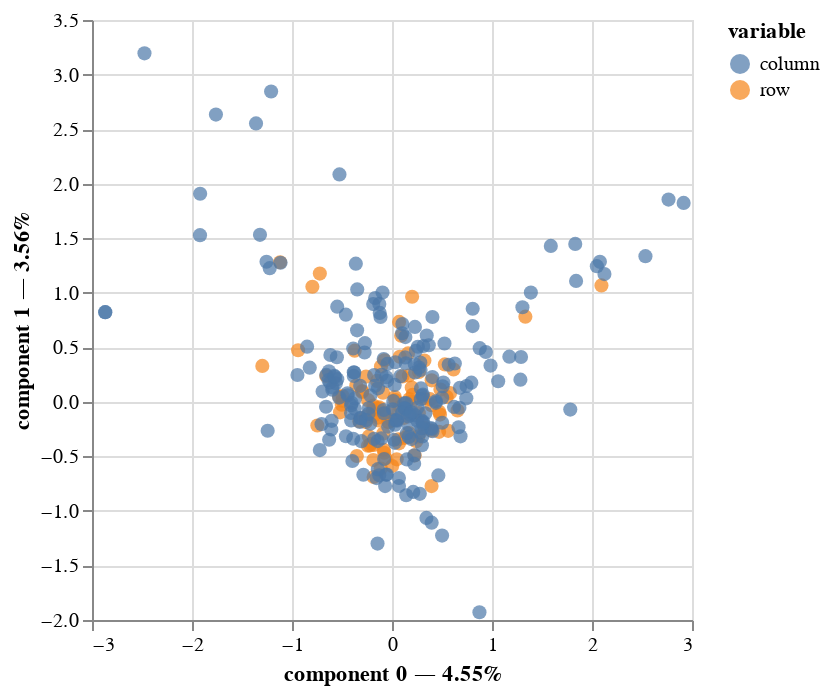

Notebook code cell kept with this figure:
### Markdown cell above
# Análisis de correspondencia múltiple

### Code cell
# https://maxhalford.github.io/prince/ca/

# https://maxhalford.github.io/prince/mca/

X = df[categorical_features[1:]]

# Realizar el análisis de correspondencia múltiple
mca = prince.MCA(
    n_components=2,  # Número de componentes principales a extraer
    n_iter=3,  # Número de iteraciones de la alternancia de mínimos cuadrados
    copy=True,
    check_input=True,
    engine='sklearn',
    random_state=42  # Semilla para reproducibilidad
)

# Ajustar el MCA al conjunto de datos
mca = mca.fit(X)

# Obtener las coordenadas de las filas (observaciones) y columnas (categorías)
row_coords = mca.row_coordinates(X)
col_coords = mca.column_coordinates(X)

# Obtener los valores propios
eigenvalues = mca.eigenvalues_

# Calcular la inercia explicada por cada componente principal
explained_inertia_row = mca.row_contributions_.head().style.format('{:.0%}')
explained_inertia_col = mca.column_contributions_.head().style.format('{:.0%}')

mca.plot(
    X,
    x_component=0,
    y_component=1,
    show_column_markers=True,
    show_row_markers=True,
    show_column_labels=False,
    show_row_labels=False
)

### Figure 1 — Vega-Lite specification as saved in the notebook (floating-point values rounded to 4 significant figures; data arrays with more than 128 entries replaced by an {"elided": "..."} marker saying what was removed)
{"config": {"view": {"continuousWidth": 300, "continuousHeight": 300}}, "layer": [{"data": {"name": "data-57496e5b3b2957a6a6f0230428bc6edc"}, "mark": {"type": "circle", "size": 50}, "encoding": {"color": {"field": "variable", "type": "nominal"}, "tooltip": [{"field": "variable", "type": "nominal"}, {"field": "value", "type": "nominal"}, {"field": "component 0", "type": "quantitative"}, {"field": "component 1", "type": "quantitative"}], "x": {"axis": {"title": "component 0 — 4.55%"}, "field": "component 0", "scale": {"zero": false}, "type": "quantitative"}, "y": {"axis": {"title": "component 1 — 3.56%"}, "field": "component 1", "scale": {"zero": false}, "type": "quantitative"}}, "name": "view_1"}, {"data": {"name": "data-8b93b23a3227e86804d920880dcf5edb"}, "mark": {"type": "circle", "size": 50}, "encoding": {"color": {"field": "variable", "type": "nominal"}, "tooltip": [{"field": "variable", "type": "nominal"}, {"field": "value", "type": "nominal"}, {"field": "component 0", "type": "quantitative"}, {"field": "component 1", "type": "quantitative"}], "x": {"axis": {"title": "component 0 — 4.55%"}, "field": "component 0", "scale": {"zero": false}, "type": "quantitative"}, "y": {"axis": {"title": "component 1 — 3.56%"}, "field": "component 1", "scale": {"zero": false}, "type": "quantitative"}}}], "params": [{"name": "param_1", "select": {"type": "interval", "encodings": ["x", "y"]}, "bind": "scales", "views": ["view_1"]}], "$schema": "https://vega.github.io/schema/vega-lite/v5.16.3.json", "datasets": {"data-57496e5b3b2957a6a6f0230428bc6edc": [{"component 0": 0.2012, "component 1": 0.9627, "variable": "row", "value": "88", "label": 88}, {"component 0": 0.1975, "component 1": 0.1317, "variable": "row", "value": "253", "label": 253}, {"component 0": -0.939, "component 1": 0.4728, "variable": "row", "value": "255", "label": 255}, {"component 0": -0.0174, "component 1": -0.09133, "variable": "row", "value": "256", "label": 256}, {"component 0": -0.1856, "component 1": -0.03436, "variable": "row", "value": "261", "label": 261}, {"component 0": 0.3955, "component 1": -0.7723, "variable": "row", "value": "478", "label": 478}, {"component 0": -1.119, "component 1": 1.279, "variable": "row", "value": "526", "label": 526}, {"component 0": -0.2107, "component 1": -0.3847, "variable": "row", "value": "699", "label": 699}, {"component 0": -0.001257, "component 1": -0.1658, "variable": "row", "value": "730", "label": 730}, {"component 0": -0.08697, "component 1": -0.2898, "variable": "row", "value": "731", "label": 731}, {"component 0": -0.1835, "component 1": -0.6894, "variable": "row", "value": "738", "label": 738}, {"component 0": -0.2618, "component 1": -0.1858, "variable": "row", "value": "739", "label": 739}, {"component 0": -0.08306, "component 1": -0.4394, "variable": "row", "value": "748", "label": 748}, {"component 0": -0.2567, "component 1": -0.1356, "variable": "row", "value": "750", "label": 750}, {"component 0": 0.08131, "component 1": -0.04768, "variable": "row", "value": "752", "label": 752}, {"component 0": 0.3937, "component 1": -0.2627, "variable": "row", "value": "759", "label": 759}, {"component 0": -0.2402, "component 1": -0.4029, "variable": "row", "value": "764", "label": 764}, {"component 0": -0.1348, "component 1": -0.1714, "variable": "row", "value": "767", "label": 767}, {"component 0": 2.094, "component 1": 1.067, "variable": "row", "value": "772", "label": 772}, {"component 0": -0.112, "component 1": -0.6121, "variable": "row", "value": "776", "label": 776}, {"component 0": 0.4796, "component 1": -0.117, "variable": "row", "value": "787", "label": 787}, {"component 0": -0.1419, "component 1": -0.059, "variable": "row", "value": "788", "label": 788}, {"component 0": -0.5194, "component 1": -0.09664, "variable": "row", "value": "803", "label": 803}, {"component 0": -1.297, "component 1": 0.3292, "variable": "row", "value": "808", "label": 808}, {"component 0": -0.7217, "component 1": 1.175, "variable": "row", "value": "810", "label": 810}, {"component 0": -0.1294, "component 1": -0.04942, "variable": "row", "value": "905", "label": 905}, {"component 0": 0.1271, "component 1": -0.3301, "variable": "row", "value": "912", "label": 912}, {"component 0": 0.3967, "component 1": 0.1969, "variable": "row", "value": "919", "label": 919}, {"component 0": 0.5619, "component 1": -0.2658, "variable": "row", "value": "942", "label": 942}, {"component 0": -0.502, "component 1": -0.02623, "variable": "row", "value": "952", "label": 952}, {"component 0": -0.08104, "component 1": -0.1102, "variable": "row", "value": "954", "label": 954}, {"component 0": -0.5289, "component 1": 0.04841, "variable": "row", "value": "956", "label": 956}, {"component 0": -0.1382, "component 1": -0.1444, "variable": "row", "value": "970", "label": 970}, {"component 0": 0.4844, "component 1": 0.1133, "variable": "row", "value": "976", "label": 976}, {"component 0": 0.001607, "component 1": -0.5887, "variable": "row", "value": "989", "label": 989}, {"component 0": 0.07027, "component 1": -0.3806, "variable": "row", "value": "996", "label": 996}, {"component 0": -0.03357, "component 1": -0.182, "variable": "row", "value": "1001", "label": 1001}, {"component 0": 0.07759, "component 1": 0.4132, "variable": "row", "value": "1025", "label": 1025}, {"component 0": -0.1869, "component 1": -0.533, "variable": "row", "value": "1085", "label": 1085}, {"component 0": -0.1492, "component 1": 0.1919, "variable": "row", "value": "1087", "label": 1087}, {"component 0": 0.06431, "component 1": -0.343, "variable": "row", "value": "1089", "label": 1089}, {"component 0": -0.3263, "component 1": -0.1772, "variable": "row", "value": "1090", "label": 1090}, {"component 0": 0.2684, "component 1": -0.1042, "variable": "row", "value": "1091", "label": 1091}, {"component 0": -0.1816, "component 1": -0.3958, "variable": "row", "value": "1092", "label": 1092}, {"component 0": -0.3515, "component 1": -0.4966, "variable": "row", "value": "1093", "label": 1093}, {"component 0": -0.1805, "component 1": -0.1235, "variable": "row", "value": "1094", "label": 1094}, {"component 0": 0.3252, "component 1": -0.2384, "variable": "row", "value": "1095", "label": 1095}, {"component 0": 0.5287, "component 1": 0.3426, "variable": "row", "value": "1098", "label": 1098}, {"component 0": -0.03478, "component 1": -0.1864, "variable": "row", "value": "1100", "label": 1100}, {"component 0": -0.2192, "component 1": -0.4005, "variable": "row", "value": "1101", "label": 1101}, {"component 0": 0.3961, "component 1": -0.03176, "variable": "row", "value": "1102", "label": 1102}, {"component 0": -0.07773, "component 1": -0.4673, "variable": "row", "value": "1103", "label": 1103}, {"component 0": -0.09003, "component 1": 0.08307, "variable": "row", "value": "1105", "label": 1105}, {"component 0": 0.311, "component 1": 0.03232, "variable": "row", "value": "1107", "label": 1107}, {"component 0": -0.4944, "component 1": 0.05226, "variable": "row", "value": "1109", "label": 1109}, {"component 0": -0.3731, "component 1": 0.4688, "variable": "row", "value": "1110", "label": 1110}, {"component 0": -0.657, "component 1": 0.2368, "variable": "row", "value": "1113", "label": 1113}, {"component 0": -0.7963, "component 1": 1.054, "variable": "row", "value": "1114", "label": 1114}, {"component 0": 0.5474, "component 1": 0.04497, "variable": "row", "value": "1115", "label": 1115}, {"component 0": 1.334, "component 1": 0.7804, "variable": "row", "value": "1116", "label": 1116}, {"component 0": 0.4709, "component 1": -0.2751, "variable": "row", "value": "1118", "label": 1118}, {"component 0": 0.5808, "component 1": 0.08129, "variable": "row", "value": "1120", "label": 1120}, {"component 0": 0.4717, "component 1": -0.09022, "variable": "row", "value": "1124", "label": 1124}, {"component 0": -0.7466, "component 1": -0.2174, "variable": "row", "value": "1132", "label": 1132}, {"component 0": -0.2599, "component 1": 0.2316, "variable": "row", "value": "1135", "label": 1135}, {"component 0": 0.3811, "component 1": 0.02406, "variable": "row", "value": "1136", "label": 1136}, {"component 0": 0.1047, "component 1": 0.2331, "variable": "row", "value": "1137", "label": 1137}, {"component 0": 0.1605, "component 1": 0.4438, "variable": "row", "value": "1138", "label": 1138}, {"component 0": -0.1102, "component 1": 0.3243, "variable": "row", "value": "1139", "label": 1139}, {"component 0": 0.2428, "component 1": -0.3613, "variable": "row", "value": "1141", "label": 1141}, {"component 0": 0.1682, "component 1": 0.2408, "variable": "row", "value": "1142", "label": 1142}, {"component 0": -0.2987, "component 1": 0.09058, "variable": "row", "value": "1143", "label": 1143}, {"component 0": 0.2636, "component 1": -0.3193, "variable": "row", "value": "1144", "label": 1144}, {"component 0": -0.2391, "component 1": 0.01543, "variable": "row", "value": "1145", "label": 1145}, {"component 0": 0.02819, "component 1": 0.04343, "variable": "row", "value": "1146", "label": 1146}, {"component 0": -0.0762, "component 1": 0.3812, "variable": "row", "value": "1148", "label": 1148}, {"component 0": 0.07083, "component 1": 0.7327, "variable": "row", "value": "1149", "label": 1149}, {"component 0": -0.2971, "component 1": 0.09883, "variable": "row", "value": "1150", "label": 1150}, {"component 0": 0.1734, "component 1": 0.02442, "variable": "row", "value": "1154", "label": 1154}, {"component 0": 0.09168, "component 1": 0.6055, "variable": "row", "value": "1156", "label": 1156}, {"component 0": 0.3238, "component 1": 0.3791, "variable": "row", "value": "1157", "label": 1157}, {"component 0": 0.2265, "component 1": -0.4912, "variable": "row", "value": "1160", "label": 1160}, {"component 0": -0.3571, "component 1": 0.1502, "variable": "row", "value": "1162", "label": 1162}, {"component 0": -0.0654, "component 1": -0.5205, "variable": "row", "value": "1163", "label": 1163}, {"component 0": 0.03253, "component 1": 0.01588, "variable": "row", "value": "1164", "label": 1164}, {"component 0": -0.2313, "component 1": -0.317, "variable": "row", "value": "1165", "label": 1165}, {"component 0": 0.6153, "component 1": 0.2963, "variable": "row", "value": "1166", "label": 1166}, {"component 0": 0.04728, "component 1": -0.5276, "variable": "row", "value": "1168", "label": 1168}, {"component 0": -0.19, "component 1": -0.07605, "variable": "row", "value": "1169", "label": 1169}, {"component 0": -0.496, "component 1": 0.009987, "variable": "row", "value": "1172", "label": 1172}, {"component 0": 0.2065, "component 1": 0.06508, "variable": "row", "value": "1173", "label": 1173}, {"component 0": 0.1981, "component 1": 0.001962, "variable": "row", "value": "1175", "label": 1175}, {"component 0": 0.1702, "component 1": -0.2857, "variable": "row", "value": "1178", "label": 1178}, {"component 0": 0.6552, "component 1": -0.07965, "variable": "row", "value": "1179", "label": 1179}, {"component 0": 0.1208, "component 1": -0.1468, "variable": "row", "value": "1180", "label": 1180}, {"component 0": 0.2698, "component 1": 0.2742, "variable": "row", "value": "1186", "label": 1186}], "data-8b93b23a3227e86804d920880dcf5edb": {"elided": "209 records"}}}
